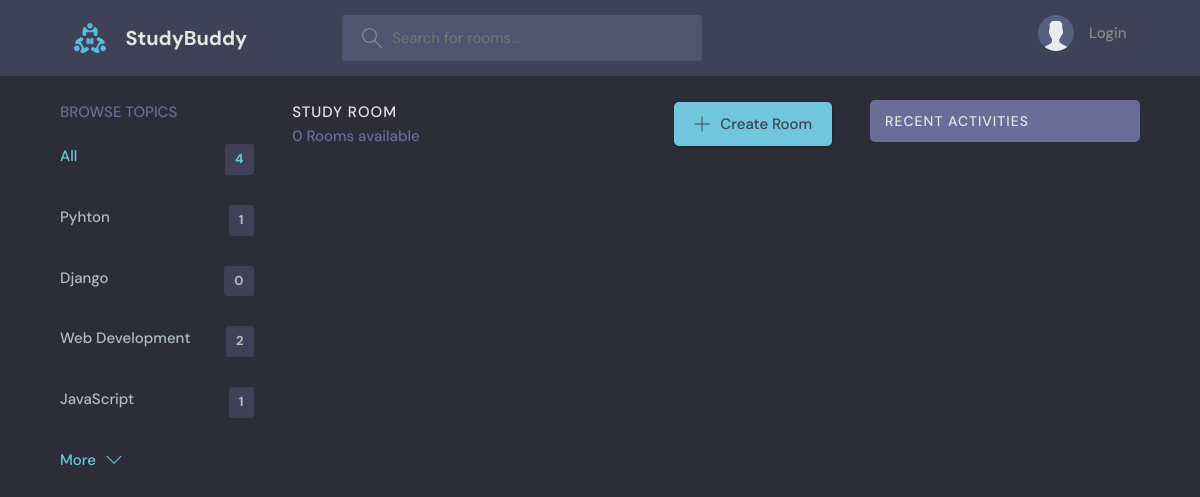
Page /?q=Python on the earlier database version.
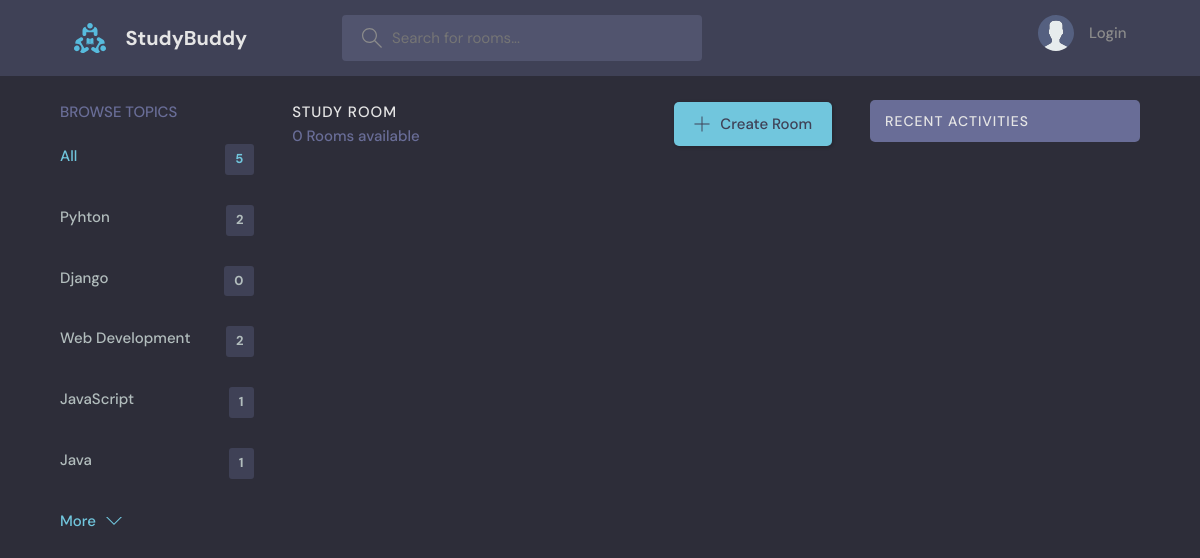
Same page on the later database version.
### base/models.py (models this page shows, shortened)
class Topic(models.Model):
    name = models.CharField(max_length=200)

### base/views.py (the view)
# urls.py: path('', views.home, name='home'),
def home(request):
    q = request.GET.get('q') if request.GET.get('q') != None else ''
    rooms = Room.objects.filter(
        Q(topic__name__icontains=q) |
        Q(name__icontains=q) |
        Q(description__icontains=q)
    )
    topics = Topic.objects.all()[0:5]
    room_count = rooms.count()
    room_messages = Message.objects.filter(Q(room__topic__name__icontains=q))
    context = {'rooms': rooms, 'topics': topics,
    'room_count': room_count, 'room_messages': room_messages}
    return render(request, 'base/home.html', context)

### base/templates/base/home.html (shortened to what this page needs)
{% extends "main.html" %}
{% block content %}
    <main class="layout layout--3">
      <div class="container">
        {% include 'base/topics_component.html' %}
        <div class="roomList">
          <div class="roomList__header">
            <div>
              <h2>Study Room</h2>
              <p>{{room_count}} Rooms available</p>
            </div>
            <a class="btn btn--main" href="{% url 'create-room' %}">
              <svg version="1.1" xmlns="http://www.w3.org/2000/svg" width="32" height="32" viewBox="0 0 32 32">
                <title>add</title>
                <path
                  d="M16.943 0.943h-1.885v14.115h-14.115v1.885h14.115v14.115h1.885v-14.115h14.115v-1.885h-14.115v-14.115z"
                ></path>
              </svg>
              Create Room
            </a>
          </div>
        </div>
         {% include 'base/activity_component.html'%}
      </div>
    </main>
 {% endblock %}

### base/templates/base/topics_component.html
<div class="topics">
    <div class="topics__header">
      <h2>Browse Topics</h2>
    </div>
    <ul class="topics__list">
      <li>
        <a href="{% url 'home' %}" class="active">All <span>{{topics.count}}</span></a>
      </li>
      {% for topic in topics %}
      <li>
        <a href="{% url 'home' %}?q={{topic.name}}">{{topic.name}} <span>{{topic.room_set.all.count}}</span></a>
      </li>
      {% endfor %}
    </ul>
    <a class="btn btn--link" href="{% url 'topics' %}">
      More
      <svg version="1.1" xmlns="http://www.w3.org/2000/svg" width="32" height="32" viewBox="0 0 32 32">
        <title>chevron-down</title>
        <path d="M16 21l-13-13h-3l16 16 16-16h-3l-13 13z"></path>
      </svg>
    </a>
</div>

Differences in the rows shown:
computed for Topic "Pyhton": room_set.all.count "1" → "2"
added Topic: name "Java", room_set.all.count "1"
Other differences:
{{ topics.count }}: "4" → "5"
